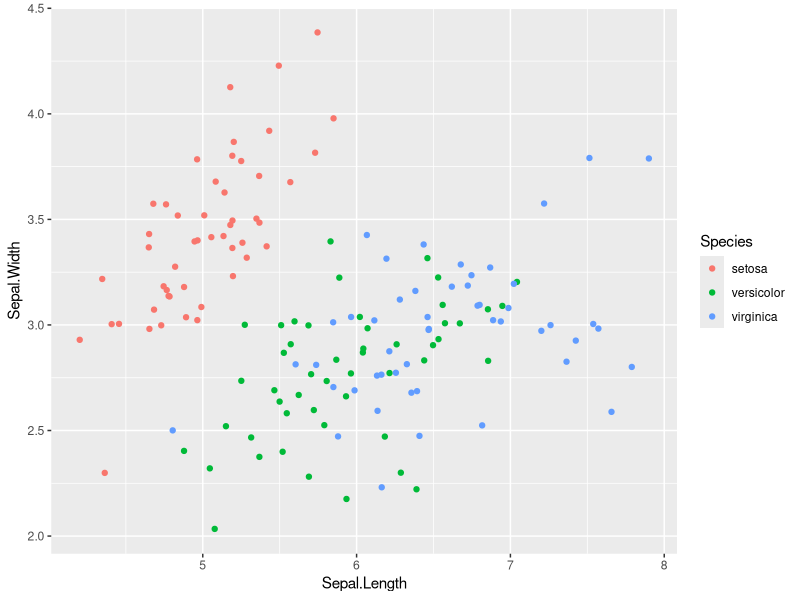
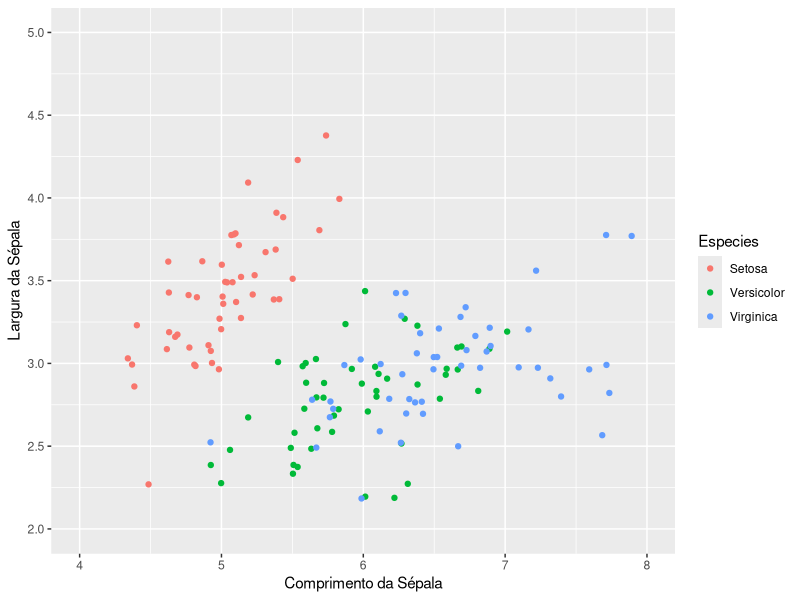
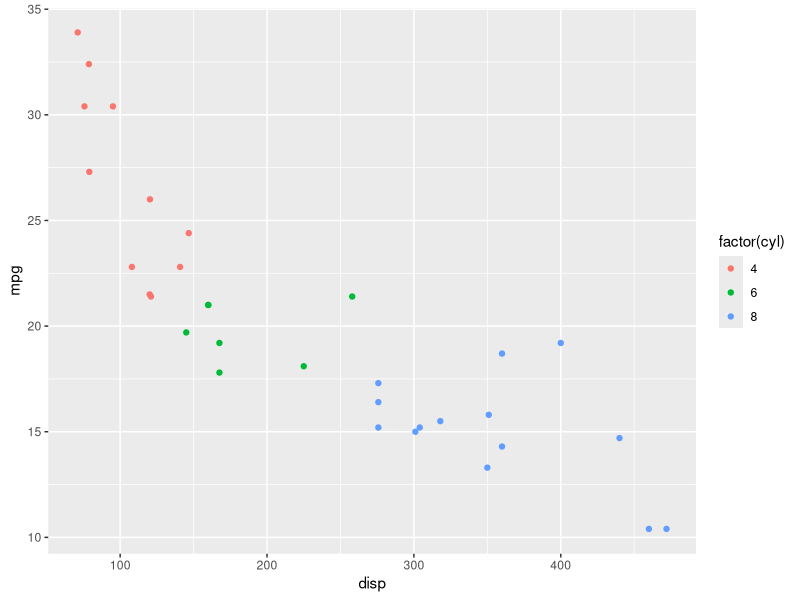
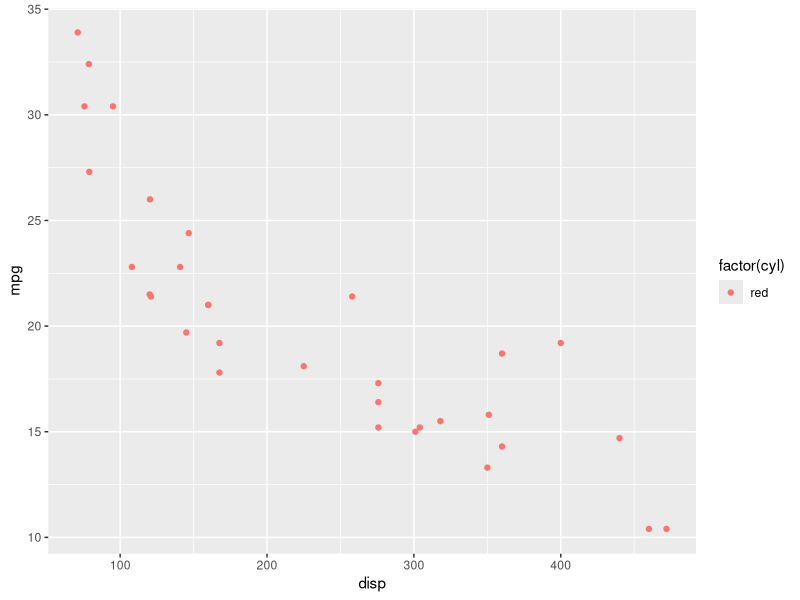
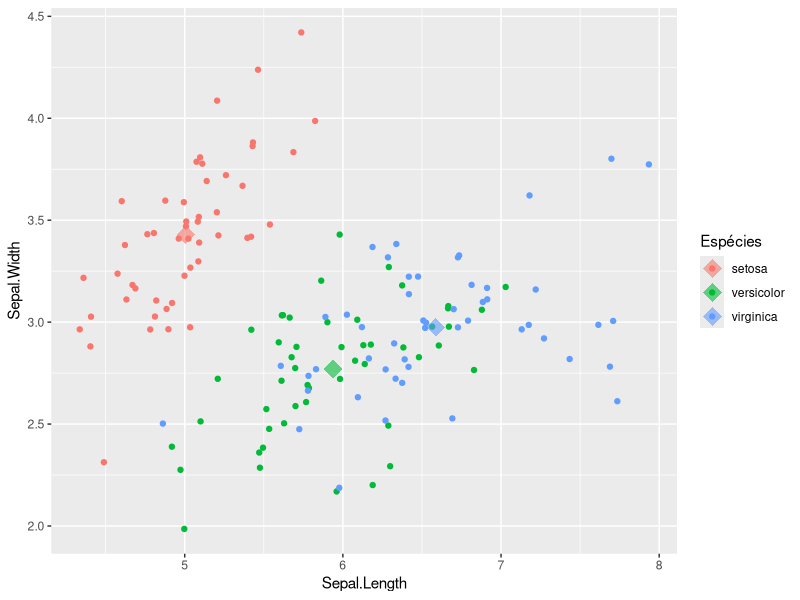
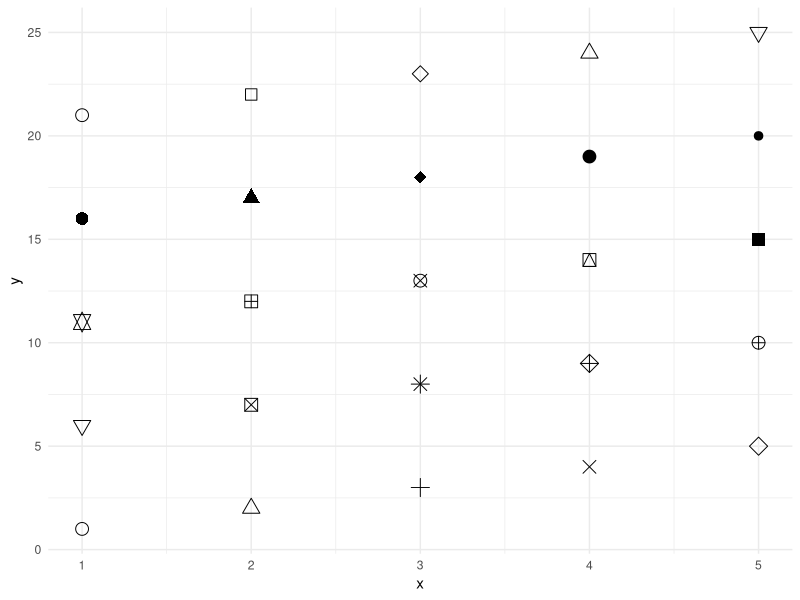
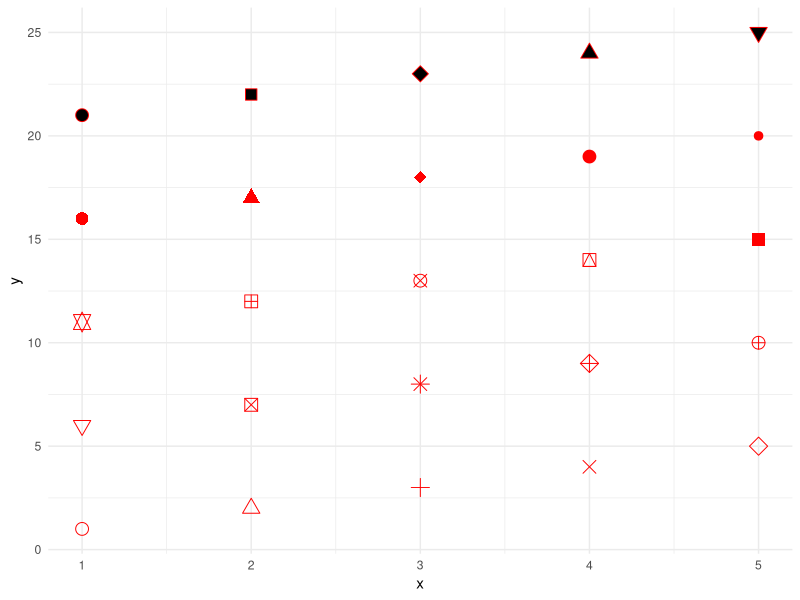
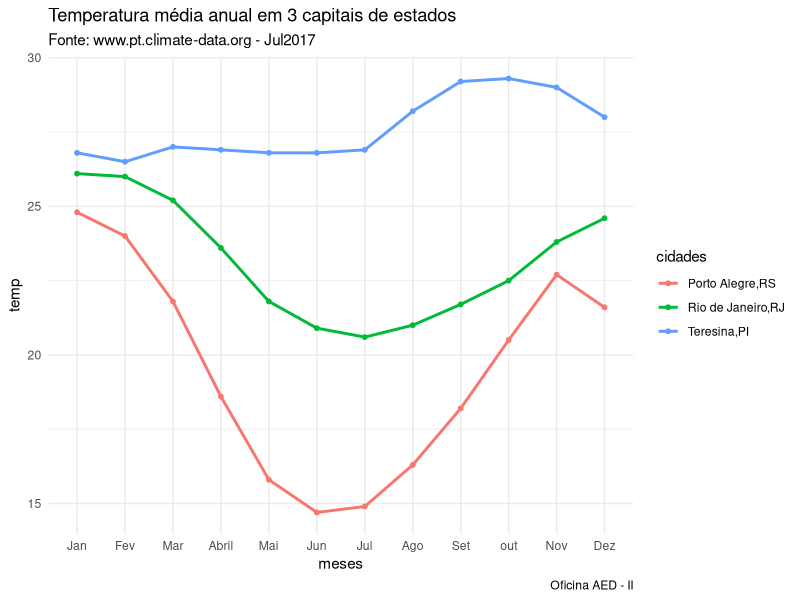

R code for these plots, in order:
## ---- chunk 1
knitr::opts_chunk$set(echo = TRUE)
library(tidyverse)
## ---- chunk 2
posn.j <- position_jitter(width = 0.2)

ggplot(iris, aes(x = Sepal.Length, y = Sepal.Width, col = Species)) +
  geom_point(position = posn.j)
## ---- chunk 3
# as primeiras duas camadas são as básicas de plotagem, com dados e geometria
ggplot(iris, aes(x = Sepal.Length, y = Sepal.Width, col = Species)) +
    geom_point(position = "jitter")                                 +

# esta camada controla a apariência do eixo "x", se estabelece o nome do eixo,  os limites, assim como o intervalo em que serão colocadas as etiquetas (breaks)
      scale_x_continuous("Comprimento da Sépala", 
                         limits = c(4, 8),
                         breaks = seq(4, 8, 1))                     +

# esta camada controla o eixo "y", nome, limites e intervalos      
      scale_y_continuous("Largura da Sépala", 
                         limits = c(2, 5),
                         breaks = seq(2, 5, 0.5))                   +

  # esta camada controla a apariência da escala de cores, de tipo discreta. Coloca nome na legenda e nas categorias       
      scale_color_discrete("Especies",labels = c("Setosa", "Versicolor", "Virginica"))

## ---- chunk 4
# Solução Exercício 01.
# primeira camada, dados e mapeamento de variáveis, cor pelo cilindro


# segunda camada, pontos


# terceira camada, título
 

# quarta camada, escala no eixo "x", contínua, define os limites e os intervalos

# quinta camada, escala no eixo "y", contínua, define os limites e os intervalos

# sexta camada, escala de cor discreta com nome
 
## ---- chunk 5
# primeiro gráfico, a cor está definida globalmente de acordo com factor(cyl)
ggplot(mtcars, aes(x=disp, y = mpg, col = factor(cyl)))             +
  geom_point() 

# segundo gráfico, a cor está definida na camada da geometria e tem prioridade...
ggplot(mtcars, aes(x=disp, y = mpg, col = factor(cyl)))             +
  geom_point(aes(col = "red")) 
## ---- chunk 6
iris.resumo <- aggregate(iris[1:4], by = list(iris$Species), mean)

# para evitar conflitos de nomes na determinação das cores, colocamos o nome
names(iris.resumo)[1] <- "Species"

iris.resumo
## ---- chunk 7
# primeira camada com a definição dos dados e cor
ggplot(iris, aes(x = Sepal.Length, y = Sepal.Width, col = Species))       +

#segunda camada, apenas pontos, estética determinada globalmente
  geom_jitter()                                                           +

# terceira camada, definimos os dados, tamanho e etiqueta
     geom_point(data = iris.resumo, shape = 18, size = 6, alpha = 0.6)    +

# quarta camada com o nome da legenda
            scale_color_discrete("Espécies")
## ---- chunk 8
# gráfico das 25 formas diferentes
df2 <- data.frame(x = 1:5 , y = 1:25, z = 1:25)
s <- ggplot(df2, aes(x, y))

# primeiro grafico todos com cor preto e tamanho 4
s + geom_point(aes(shape = z), size = 4) +
  scale_shape_identity() +
    theme_minimal()

# simbolos 20-25 tem também borda e preenchimento de cor
s + geom_point(aes(shape = z), size = 4, colour = "Red", fill = "Black") +
  scale_shape_identity() +
    theme_minimal()

## ---- chunk 9
# Solução Exercício 02
# cálculo das médias
mtcars.resumo <- aggregate(mtcars[,c(1,7)], by = list(mtcars$gear), mean)

# para evitar conflitos de nomes na determinação das cores, colocamos o nome "gear"
names(mtcars.resumo)[1] <- "gear"

# olhe o resumo


# gráfico
# primeira camada com a definição dos dados e cor


#segunda camada, apenas pontos com separação jitter, estética determinada globalmente


# terceira camada, definimos os dados, tamanho e etiqueta


# quarta camada com o nome da legenda
 
  
# titulos


## ---- chunk 10
# crio um vetor com o nome dos meses
nome.meses <- c("Jan", "Fev", "Mar", "Abril","Mai", "Jun", "Jul", "Ago", "Set", "out", "Nov", "Dez")

# crio o dataframe, com os meses, as cidades e as temperaturas
media.temp <- data.frame(meses = factor((nome.meses), levels = nome.meses),
                         cidades = rep(c("Porto Alegre,RS", "Rio de Janeiro,RJ", "Teresina,PI"), each = 12),
                         temp = c(24.8,	24.0,	21.8,	18.6,	15.8,	14.7,	14.9,	16.3,	18.2,	20.5,	22.7, 21.6,
                                  26.1,	26.0,	25.2,	23.6,	21.8,	20.9,	20.6,	21.0,	21.7,	22.5,	23.8,	24.6,
                                  26.8,	26.5,	27.0,	26.9,	26.8,	26.8,	26.9,	28.2,	29.2,	29.3,	29.0,	28.0))
head(media.temp)

# gráfico do dataframe, primeiro os dados e mapeamento de variáveis
ggplot(media.temp, aes(x = meses, y = temp, group = cidades, color = cidades)) +
# adiciona pontos
    geom_point(size = 1.3)                                                       + 
# adiciona linha entre pontos
      geom_line(size = 1)                                                        +
# adiciona titulos e tema
        labs(title    = "Temperatura média anual em 3 capitais de estados",
             subtitle = "Fonte: www.pt.climate-data.org - Jul2017",
             caption  =  "Oficina AED - II")           +
          theme_minimal()

## ---- chunk 11
# Solução Exercício 03
# gráfico do dataframe, primeiro os dados e mapeamento de variáveis


# adiciona pontos
 

# adiciona linha entre pontos, tamanha 1 e tipo 4
 

# adiciona linha suave sem intervalo de confiança


# adiciona titulos e tema


## ---- chunk 12
# grafico de série temporal
head(economics)

# uma e duas variáveis 
ggplot(economics, aes(date, psavert))          + 
  geom_line(aes(col = "blue"))                 +
    geom_line(aes(date, uempmed, col = "red")) +
  # quarta camada com o nome da legenda
      scale_color_discrete("Séries", 
                           labels = c("uempmed", "psavert"))

# diversas variáveis, note a compatibilização das variáveis para ter o eixo comumy entre 0 e 1
ggplot(economics_long, aes(date, value01, colour = variable)) +
  geom_line() +
    theme_minimal()


## ---- chunk 13
# usando ggfortify
library(ggfortify)
autoplot(sunspot.year, ts.colour = 'red', ts.linetype = 'dashed') +
  labs(title = " Manchas solares anuais desde 1700")              +
    scale_x_continuous("Anos", 
                         limits = c(1700, 2000),
                         breaks = seq(1700, 2000, 25))            +
    theme_bw()
## ---- chunk 14
# Solução do exercício 04
# usando broom
library(broom)
autoplot(sunspot.year, ts.colour = 'red', ts.linetype = 'dashed') +
  labs(title = " Manchas solares anuais desde 1700")              

# esta camada controla o eixo "y", nome, limites e intervalos
 

# esta camada controla o eixo "y", nome, limites e intervalos      




## ---- chunk 15
library(ggfortify)
# a série que tem formato de dataframe é transformada em objeto R "Time-Series"

# gráfico separado por variável
eco <- ts(economics)

# facets
autoplot(eco[,2:5], facets = T)

# eixo unificado
autoplot(eco[,2:5], facets = F)
## ---- chunk 16
sessionInfo()
